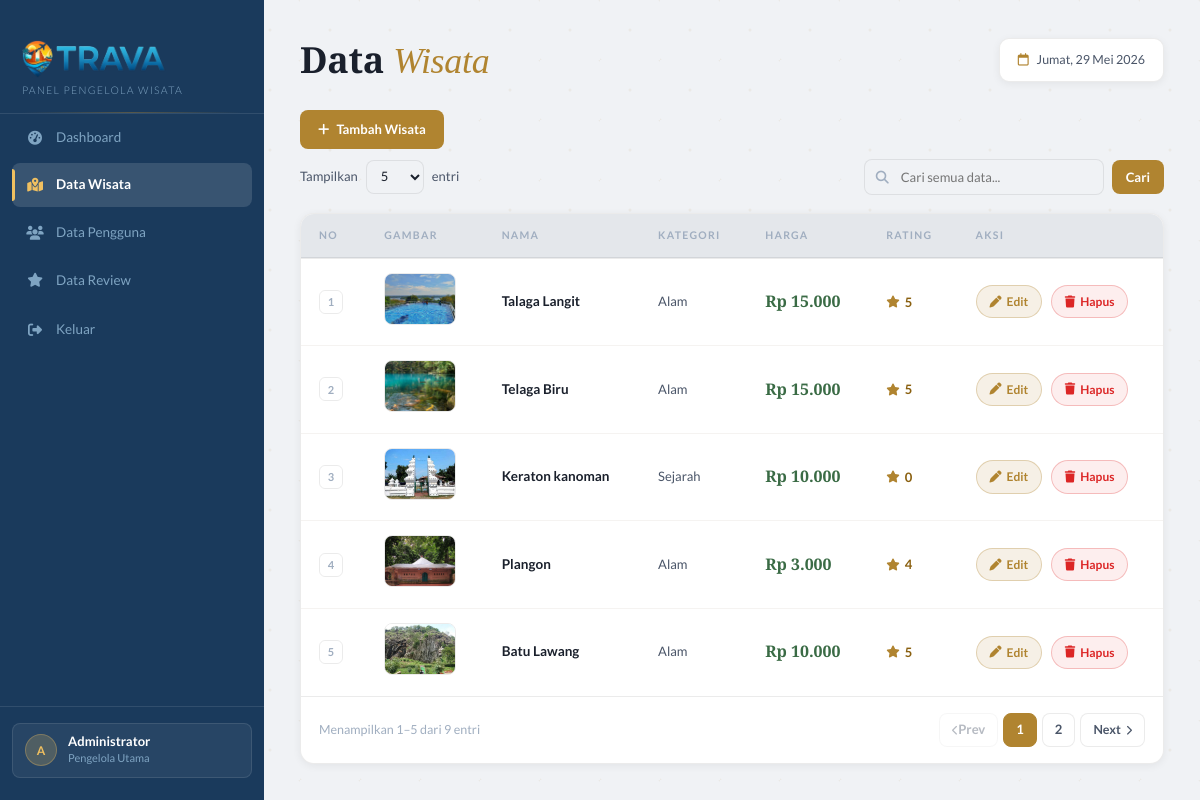
The app's page /admin/wisata/data.php (signed in) with its own data.
### tables this page shows
CREATE TABLE `wisata` (
  `id` int(11) NOT NULL,
  `nama` varchar(100) NOT NULL,
  `deskripsi` text DEFAULT NULL,
  `lokasi` varchar(150) DEFAULT 'Cirebon',
  `alamat_detail` text DEFAULT NULL,
  `kategori` varchar(50) DEFAULT NULL,
  `harga` int(11) DEFAULT 0,
  `fasilitas` text DEFAULT NULL,
  `aktivitas` text DEFAULT NULL,
  `gambar` varchar(255) DEFAULT NULL,
  `maps` text DEFAULT NULL,
  `rating_avg` float DEFAULT 0,
  `rating_count` int(11) DEFAULT 0,
  `created_at` timestamp NOT NULL DEFAULT current_timestamp(),
  `harga_sebelumnya` int(11) DEFAULT NULL
);

### admin/wisata/data.php (the view, shortened to what this page needs)
<?php
include '../../config/koneksi.php';
$search = isset($_GET['search']) ? mysqli_real_escape_string($conn, $_GET['search']) : '';
$sort_col = isset($_GET['sort']) ? $_GET['sort'] : 'id';
$sort_dir = isset($_GET['dir']) && $_GET['dir'] === 'asc' ? 'ASC' : 'DESC';
$per_page = isset($_GET['per_page']) ? (int)$_GET['per_page'] : 5;
$page = isset($_GET['page']) ? max(1,(int)$_GET['page']) : 1;
$where = $search ? "WHERE nama LIKE '%$search%' OR kategori LIKE '%$search%' OR deskripsi LIKE '%$search%' OR harga LIKE '%$search%'" : '';
$total_rows = mysqli_fetch_assoc(mysqli_query($conn,"SELECT COUNT(*) as c FROM wisata $where"))['c'];
$total_pages = max(1, ceil($total_rows / $per_page));
$page = min($page, $total_pages);
$offset = ($page - 1) * $per_page;
$data = mysqli_query($conn, "SELECT * FROM wisata $where ORDER BY $sort_col $sort_dir LIMIT $per_page OFFSET $offset");
function sort_link_w($col, $label, $cc, $cd, $s, $pp) {
  $next_dir = ($cc===$col && $cd==='ASC') ? 'desc' : 'asc';
  $q = http_build_query(['search'=>$s,'sort'=>$col,'dir'=>$next_dir,'page'=>1,'per_page'=>$pp]);
  return "<a href='data.php?$q' class='sort-link'>$label</a>";
}
?>
<!DOCTYPE html>
<html lang="id">
<head>
<link rel="stylesheet" href="https://cdnjs.cloudflare.com/ajax/libs/font-awesome/6.5.2/css/all.min.css">
</head>
<body>
<aside class="sidebar">
  <div class="sidebar-logo">
    <div class="logo-row">
      <img src="../../assets/img/logo-trava.png" alt="TRAVA" class="logo-img">
    </div>
    <div class="logo-tagline">Panel Pengelola Wisata</div>
  </div>
  <a href="../index.php" class="nav-item"><i class="fa-solid fa-gauge-high"></i> Dashboard</a>
  <a href="../wisata/data.php" class="nav-item active"><i class="fa-solid fa-map-location-dot"></i>Data Wisata</a>
  <a href="../user/data.php" class="nav-item"><i class="fa-solid fa-users"></i>Data Pengguna</a>
  <a href="../review/data.php" class="nav-item"><i class="fa-solid fa-star"></i> Data Review</a>
  <a href="../../logout.php" class="nav-item" style="margin-top:4px;"><i class="fa-solid fa-right-from-bracket"></i>Keluar</a>
  <div class="sidebar-bottom">
    <div class="admin-pill">
      <div class="admin-avatar">A</div>
      <div><div class="admin-name">Administrator</div><div class="admin-role">Pengelola Utama</div></div>
    </div>
  </div>
</aside>
<main class="main">
  <div class="topbar">
    <div class="topbar-left">
      <div class="page-title">Data <span>Wisata</span></div>
    </div>
    <div class="topbar-right">
      <div class="topbar-date"><i class="fa-regular fa-calendar"></i><span id="tanggal"></span></div>
    </div>
  </div>
  <form method="GET" id="mainForm">
    <div class="toolbar-row1">
      <a href="tambah.php" class="btn-tambah"><i class="fa-solid fa-plus"></i> Tambah Wisata</a>
    </div>
    <div class="toolbar-row2">
      <div class="toolbar-row2-left">
        <div class="show-entries">
          Tampilkan
          <select name="per_page" onchange="document.getElementById('mainForm').submit()">
            <option value="5"  <?= $per_page==5  ? 'selected' : '' ?>>5</option>
          </select>
          entri
        </div>
      </div>
      <div class="toolbar-row2-right">
        <div class="search-wrap">
          <i class="fa-solid fa-magnifying-glass"></i>
          <input type="text" name="search" placeholder="Cari semua data..." value="<?= htmlspecialchars($search) ?>">
        </div>
        <button type="submit" class="btn-search">Cari</button>
      </div>
    </div>
  </form>
  <div class="table-wrap">
    <table>
      <thead>
        <tr>
          <th>No</th>
          <th>Gambar</th>
          <th><?= sort_link_w('nama','Nama',$sort_col,$sort_dir,$search,$per_page) ?></th>
          <th><?= sort_link_w('kategori','Kategori',$sort_col,$sort_dir,$search,$per_page) ?></th>
          <th><?= sort_link_w('harga','Harga',$sort_col,$sort_dir,$search,$per_page) ?></th>
          <th><?= sort_link_w('rating_avg','Rating',$sort_col,$sort_dir,$search,$per_page) ?></th>
          <th>Aksi</th>
        </tr>
      </thead>
      <tbody>
      <?php if(mysqli_num_rows($data)===0): ?>
        <tr><td colspan="7"><div class="empty-state"><i class="fa-solid fa-map-location-dot"></i>Tidak ada data wisata ditemukan.</div></td></tr>
      <?php else: $no=$offset+1; while($d=mysqli_fetch_assoc($data)): ?>
        <tr>
          <td><span class="row-no"><?= $no++ ?></span></td>
          <td><img src="../../assets/img/<?= $d['gambar'] ?>" class="wisata-img" alt="<?= htmlspecialchars($d['nama']) ?>"></td>
          <td><span class="nama-cell"><?= htmlspecialchars($d['nama']) ?></span></td>
          <td><span class="kat-text"><?= htmlspecialchars($d['kategori']) ?></span></td>
          <td><span class="harga-cell">Rp <?= number_format($d['harga'], 0, ',', '.') ?></span></td>
          <td><span class="rating-cell"><i class="fa-solid fa-star" style="color:var(--gold);font-size:12px;"></i><?= $d['rating_avg'] ?></span></td>
          <td>
            <a href="edit.php?id=<?= $d['id'] ?>" class="btn-edit"><i class="fa-solid fa-pen"></i> Edit</a>
            <a href="hapus.php?id=<?= $d['id'] ?>" class="btn-hapus" onclick="return confirm('Hapus wisata ini?')"><i class="fa-solid fa-trash"></i> Hapus</a>
          </td>
        </tr>
      <?php endwhile; endif; ?>
      </tbody>
    </table>
    <?php
      $qb=['search'=>$search,'sort'=>$sort_col,'dir'=>strtolower($sort_dir),'per_page'=>$per_page];
      $from = $total_rows==0 ? 0 : $offset+1;
      $to   = min($offset+$per_page,$total_rows);
    ?>
    <div class="pagination-wrap">
      <div class="pagination-info">Menampilkan <?= $from ?>–<?= $to ?> dari <?= $total_rows ?> entri</div>
      <div class="pagination">
        <?php if($page>1): ?>
          <a href="?<?= http_build_query(array_merge($qb,['page'=>$page-1])) ?>" class="prev-next">
            <i class="fa-solid fa-chevron-left" style="font-size:10px;"></i> Prev
          </a>
        <?php else: ?>
          <span style="opacity:0.4;cursor:default;"><i class="fa-solid fa-chevron-left" style="font-size:10px;"></i> Prev</span>
        <?php endif; ?>
        <?php
        $shown=[];
        for($i=1;$i<=$total_pages;$i++){
          if($i==1||$i==$total_pages||abs($i-$page)<=1) $shown[]=$i;
          elseif(abs($i-$page)==2) $shown[]='…';
        }
        $prev=null;
        foreach($shown as $s){
          if($s==='…'&&$prev!=='…') echo "<span class='dots'>…</span>";
          elseif($s!=='…'){
            if($s==$page) echo "<span class='current'>$s</span>";
            else echo "<a href='?".http_build_query(array_merge($qb,['page'=>$s]))."'>$s</a>";
          }
          $prev=$s;
        }
        ?>
        <?php if($page<$total_pages): ?>
          <a href="?<?= http_build_query(array_merge($qb,['page'=>$page+1])) ?>" class="prev-next">
            Next <i class="fa-solid fa-chevron-right" style="font-size:10px;"></i>
          </a>
        <?php else: ?>
          <span style="opacity:0.4;cursor:default;">Next <i class="fa-solid fa-chevron-right" style="font-size:10px;"></i></span>
        <?php endif; ?>
      </div>
    </div>
  </div>
</main>
</body>
</html>

### records on screen
wisata: gambar (picture), nama "Talaga Langit", kategori "Alam", harga "15.000", rating_avg "5"
wisata: gambar (picture), nama "Telaga Biru", kategori "Alam", harga "15.000", rating_avg "5"
wisata: gambar (picture), nama "Keraton kanoman", kategori "Sejarah", harga "10.000", rating_avg "0"
wisata: gambar (picture), nama "Plangon", kategori "Alam", harga "3.000", rating_avg "4"
wisata: gambar (picture), nama "Batu Lawang", kategori "Alam", harga "10.000", rating_avg "5"

### other values on screen
$label "NAMA KATEGORI HARGA RATING"
$from "1"
$to "5"
$total_rows "9"
$s "1"
$s "2"
